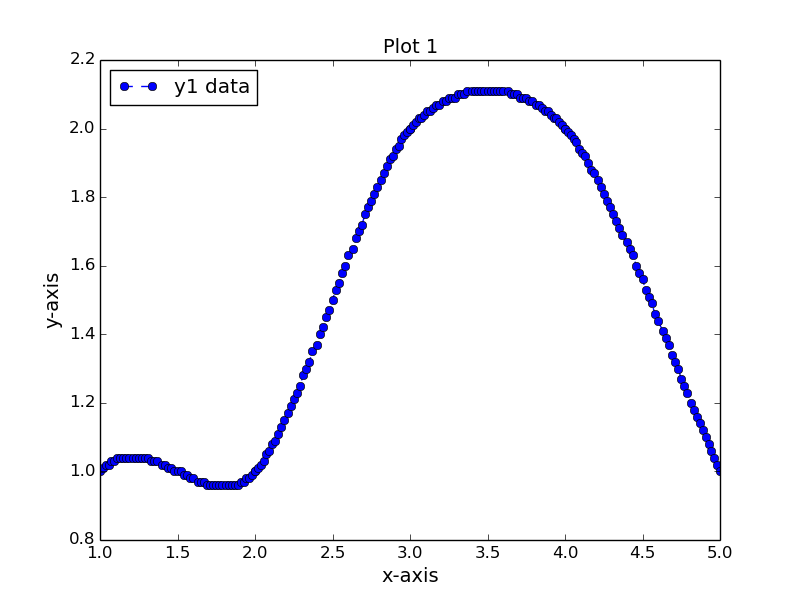

Python code for this plot:
import numpy as np
import matplotlib.pyplot as plt

data = np.loadtxt('bazier_out.txt')   
xData = data[:,0]
yData1 = data[:,1]

plt.figure(num=1, figsize=(8, 6))
plt.title('Plot 1', size=14)
plt.xlabel('x-axis', size=14)
plt.ylabel('y-axis', size=14)
plt.plot(xData, yData1, color='b', linestyle='--', marker='o', label='y1 data')
plt.legend(loc='upper left')
plt.savefig('plot_bazier.png', format='png')
